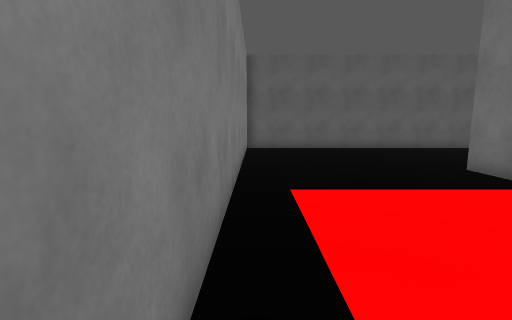
view 1 (above)

23 first-person views from a walk through a scene from a Unity 3-D project. The camera is 1.5 m above the floor, tilts 8° down and sees 85° across. The floor is counted in squares, 1 m on a side. Each view is taken from the middle of a square. On the plan, view 1 faces up. The plan holds only what a view shows up to about 14 squares ahead; the rest is blank. The place goes on beyond the plan. The player character is not drawn.

view 2
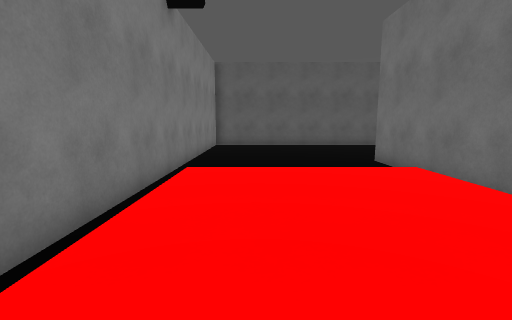

view 3
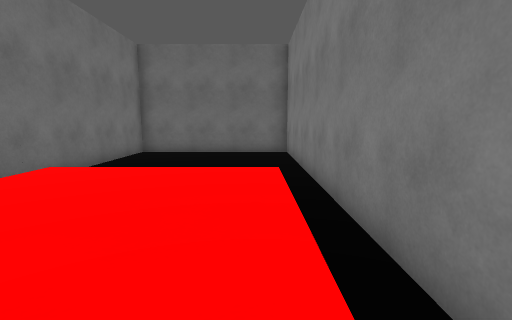

view 4
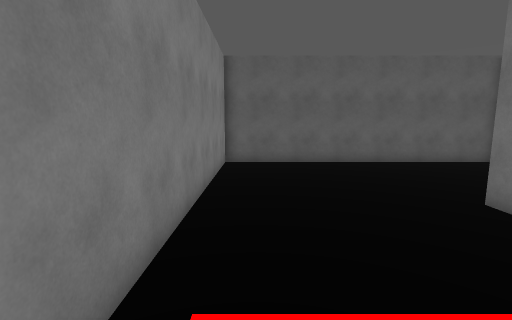

view 5
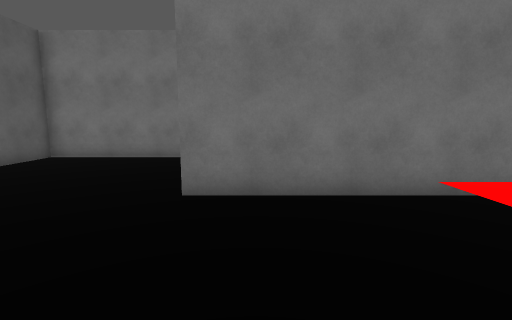

view 6
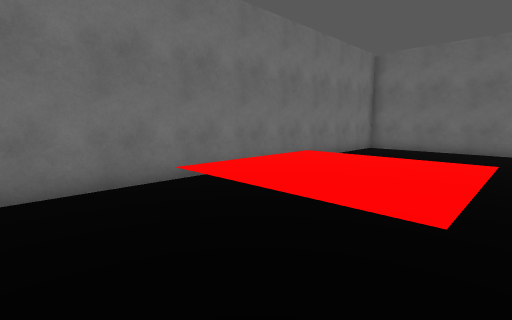

view 7
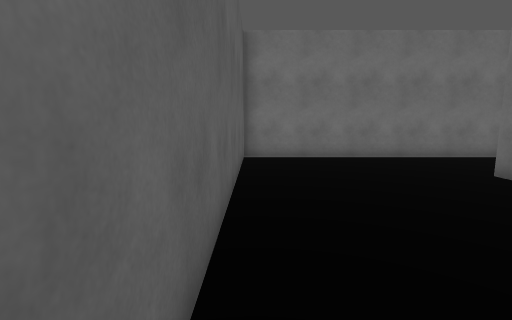

view 8
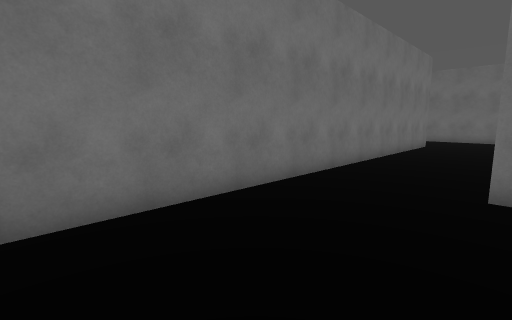

view 9
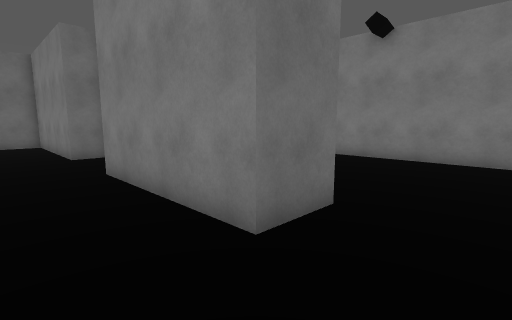

view 10
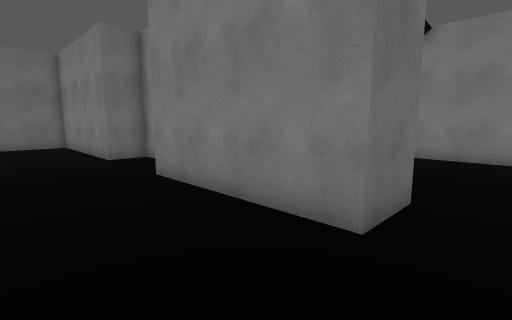

view 11
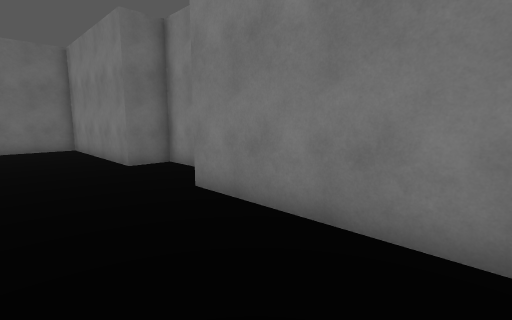

view 12
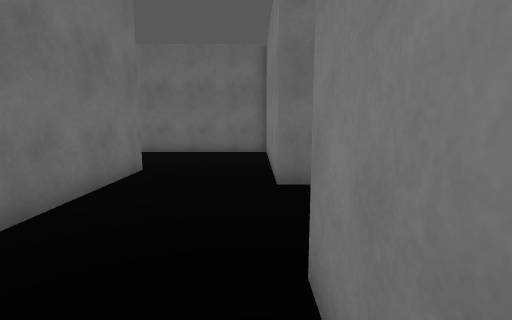

view 13
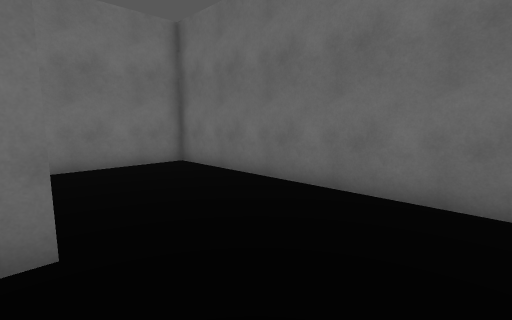

view 14
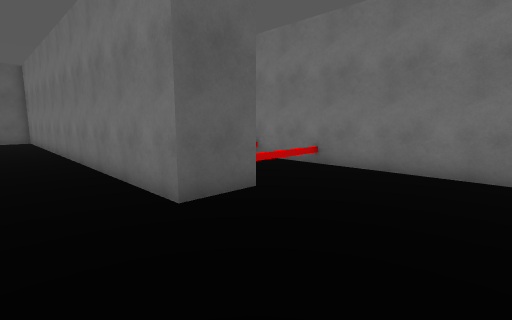

view 15
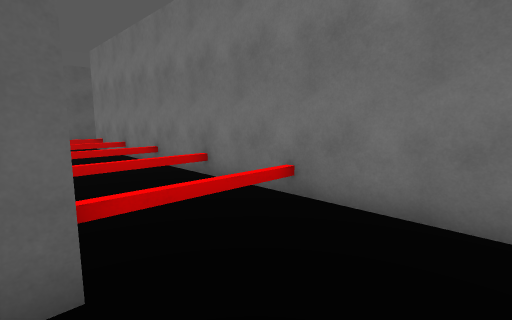

view 16
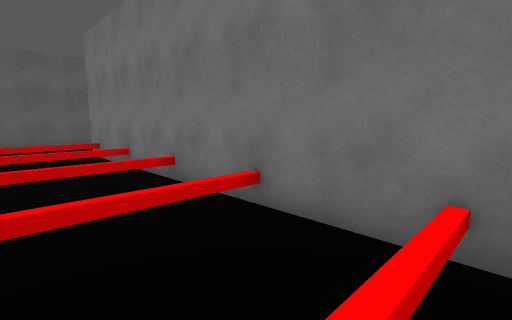

view 17
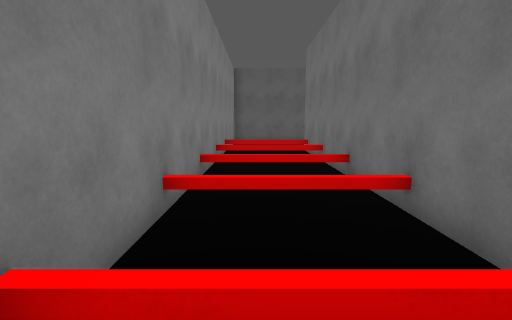

view 18
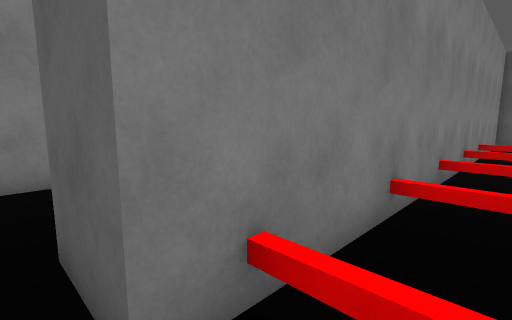

view 19
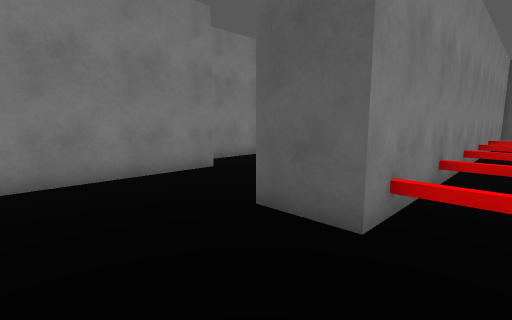

view 20
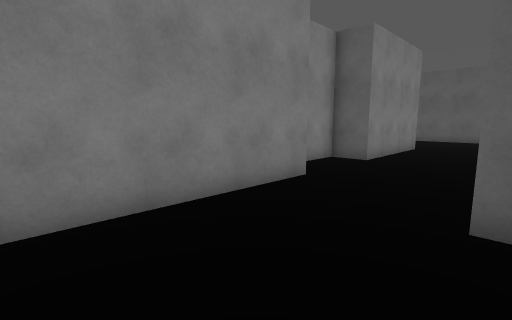

view 21
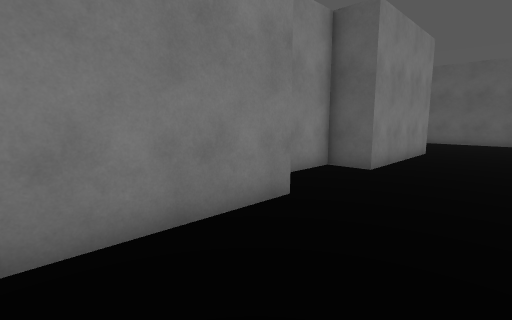

view 22
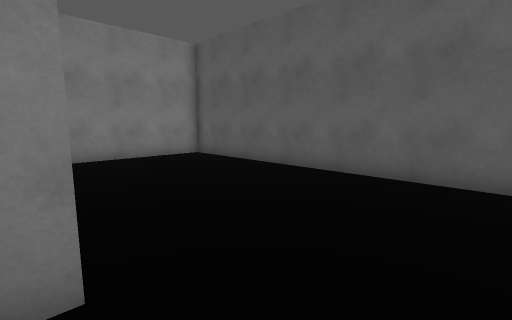

view 23
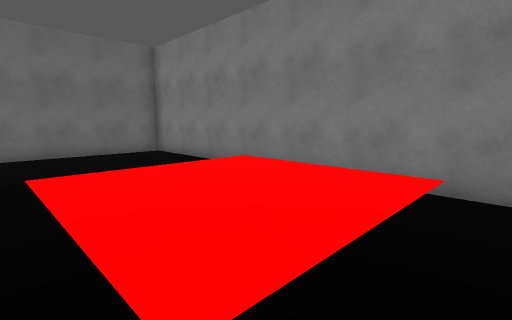

### Floor plan
Key: @ floor where view 1 was taken; # wall or solid block; . main floor; : floor 0.5 m higher than the main floor; / step, stairs or slope; = window, fence, low wall or low ledge.
Columns run from 1 left of view 1 to 19 right of it. Each row starts with its distance up from view 1.
 16 ###############
 15 # .    .......# ##
 14 #      .......# #...
 13 #      .......# #...
 12 #      .......# #
 11 #         ....# #
 10 #         ....###===#
  9 #         ....###===#
  8 #       ##....###...#
  7 #..     ##....###===#
  6 #       ##....###===#
  5 # .    .##.  .### ..#
  4 #.///// ##    ###===#
  3 #.::::: ##    ###===#
  2 #.::::: #.    ###   #
  1 #.::::: #. ...###===#
  0 #@::::: #.....###===#
 -1 # ///// #.....###...#
 -2 #  .    ##....###===#
 -3 #       ##....##....#
 -4 #.....  ##...    .  #
 -5 # .... .##...       #
 -6 #      .##.... .    #
 -7 # ......##...    .  #
 -8 #.......##... .     #
 -9 #####################

Where each view was taken, in squares from view 1:
view 1: 0 up, 0 right, facing up
view 2: 2 down, 2 right, facing up
view 3: 5 up, 1 right, facing down
view 4: 2 up, 1 right, facing up
view 5: 7 up, 1 right, facing right
view 6: 7 up, 0 right, facing down-right
view 7: 15 up, 1 right, facing right
view 8: 15 up, 8 right, facing down-right
view 9: 11 up, 11 right, facing down-left
view 10: 10 up, 12 right, facing down-left
view 11: 8 up, 12 right, facing down-left
view 12: 5 up, 9 right, facing down
view 13: 3 down, 9 right, facing down-right
view 14: 8 down, 10 right, facing up-right
view 15: 6 down, 14 right, facing up-right
view 16: 3 down, 15 right, facing up-right
view 17: 4 down, 16 right, facing up
view 18: 4 down, 16 right, facing up-left
view 19: 7 down, 16 right, facing up-left
view 20: 8 down, 13 right, facing up-left
view 21: 6 down, 12 right, facing up-left
view 22: 8 up, 11 right, facing up-left
view 23: 5 up, 6 right, facing down-left
